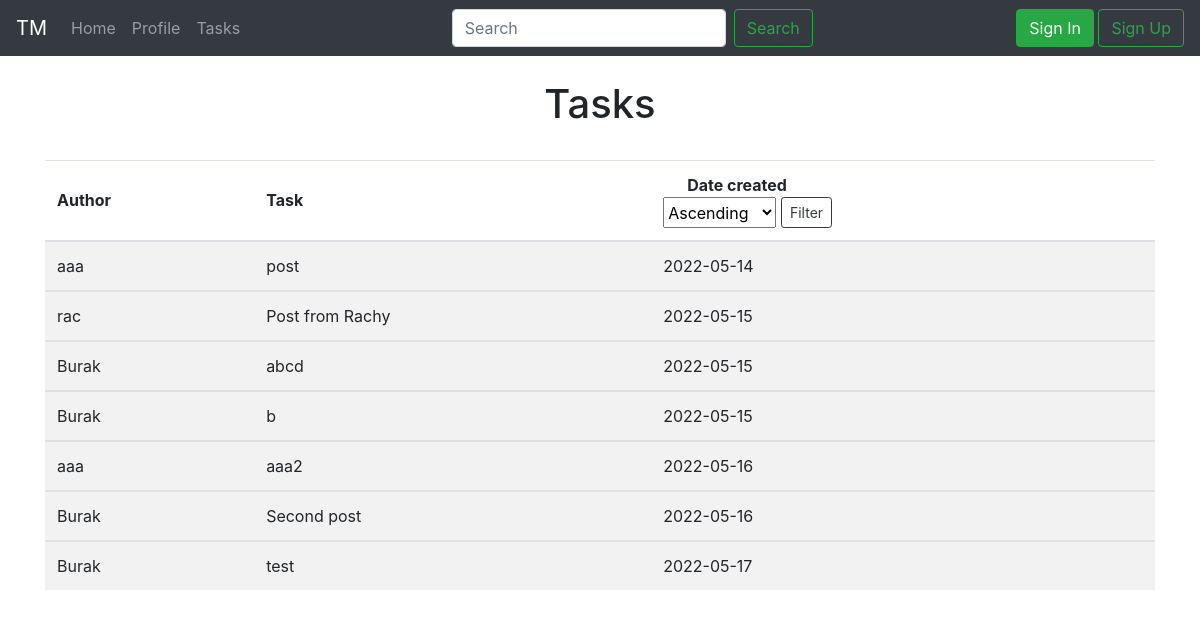
The page /ads on the database its author committed.
### app.py (models this page shows, shortened)
class Post(db.Model):
    id = db.Column(db.Integer, primary_key=True)
    content = db.Column(db.String(400), nullable=False)
    date_created = db.Column(db.DateTime, default=datetime.utcnow)
    user_id = db.Column(db.Integer, db.ForeignKey('user.id'))

class User(db.Model, UserMixin):
    __tablename__ = 'user'
    id = db.Column(db.Integer, primary_key=True)
    email = db.Column(db.String(50), nullable=False, unique=True)
    first_name = db.Column(db.String(50), nullable=False)
    last_name = db.Column(db.String(50), nullable=False)
    password = db.Column(db.String(80), nullable=False)
    age = db.Column(db.Integer, nullable=False)
    gender = db.Column(db.String(30), nullable=False)
    location = db.Column(db.String(50), nullable=False)
    posts = db.relationship('Post', backref='user')

### app.py (the view)
@app.route('/ads', methods=['GET'])
def ads():
    buttonValue = ""
    if request.args.get('filter'):
        if request.args.get('filter') == 'Asc':
            buttonValue = "Ascending"
            posts = Post.query.order_by(Post.date_created.asc()).all()
            return render_template(
                'ads.html',
                posts=posts,
                buttonValue=buttonValue)
        elif request.args.get('filter') == 'Desc':
            buttonValue = "Descending"
            posts = Post.query.order_by(Post.date_created.desc()).all()
            return render_template(
                'ads.html',
                posts=posts,
                buttonValue=buttonValue)
    else:
        posts = Post.query.order_by(Post.date_created).all()
        return render_template(
            'ads.html',
            posts=posts,
            buttonValue=buttonValue)

### templates/ads.html (shortened to what this page needs)
{% extends 'base.html' %}
{% block body %}
    {% if current_user.is_authenticated %}
    <br>
        <h1 align="center">Tasks</h1>
    <br>
        {% if posts|length < 1 %}
            <div class="container">
                <h5 style="margin-top: 5%;" align="center">There are no tasks yet. <a href="{{url_for('profile')}}">Create now</a></h5>
            </div>
        {% else %}
            <div class="container">
                <table class="table table-striped">
                    <thead>
                        <tr>
                            <th style="padding-bottom: 2.5%;" scope="col">Author</th>
                            <th style="padding-bottom: 2.5%;" scope="col">Task</th>
                            <th scope="col">
                                <span style="margin-left: 5%;">Date created</span>
                                <form action="/ads" class="form-inline">
                                    <select style="height: 31px; margin-right: 1%;" name="filter" id="filter">
                                        {% if buttonValue ==  "Ascending" %}
                                            <option value="Asc">{{buttonValue}}</option>
                                            <option value="Desc">Descending</option>
                                        {% elif buttonValue ==  "Descending" %}
                                            <option value="Desc">{{buttonValue}}</option>
                                            <option value="Asc">Ascending</option>
                                        {% else %}
                                            <option value="Asc">Ascending</option>
                                            <option value="Desc">Descending</option>
                                        {% endif %}
                                    </select>
                                    <input
                                        class="btn btn-sm btn-outline-dark"
                                        type="submit"
                                        value="Filter">
                                </form>
                            </th>
                        </tr>
                    </thead>
                    {% for post in posts %}
                        <tbody>
                            <tr>
                                <td scope="row">{{ post.user.first_name }}</td>
                                <td scope="row">{{ post.content }}</td>
                                <td scope="row">{{ post.date_created.date() }}</td>
                            </tr>
                        </tbody>
                    {% endfor %}
                </table>
                <a class="btn btn-outline-dark" href="{{url_for('profile')}}">Create a post</a>
            </div>
        {% endif %}
    {% else %}
        <br>
            <h1 align="center">Tasks</h1>
        <br>
        {% if posts|length < 1 %}
            <div class="container">
                <h5 style="margin-top: 5%;" align="center">There are no tasks yet. <a href="{{url_for('profile')}}">Create now</a></h5>
            </div>
        {% else %}
            <div class="container">
                <table class="table table-striped">
                    <thead>
                        <tr>
                            <th style="padding-bottom: 2.5%;" scope="col">Author</th>
                            <th style="padding-bottom: 2.5%;" scope="col">Task</th>
                            <th scope="col">
                                <span style="margin-left: 5%;">Date created</span>
                                <form action="/ads" class="form-inline">
                                    <select style="height: 31px; margin-right: 1%;" name="filter" id="filter">
                                        {% if buttonValue ==  "Ascending" %}
                                            <option value="Asc">{{buttonValue}}</option>
                                            <option value="Desc">Descending</option>
                                        {% elif buttonValue ==  "Descending" %}
                                            <option value="Desc">{{buttonValue}}</option>
                                            <option value="Asc">Ascending</option>
                                        {% else %}
                                            <option value="Asc">Ascending</option>
                                        {% endif %}
                                    </select>
                                    <input
                                        class="btn btn-sm btn-outline-dark"
                                        type="submit"
                                        value="Filter">
                                </form>
                            </th>
                        </tr>
                    </thead>
                    {% for post in posts %}
                        <tbody>
                            <tr>
                                <td scope="row">{{ post.user.first_name }}</td>
                                <td scope="row">{{ post.content }}</td>
                                <td scope="row">{{ post.date_created.date() }}</td>
                            </tr>
                        </tbody>
                    {% endfor %}
                </table>
            </div>
        {% endif %}
    {% endif %}
{% endblock %}

### rows shown on the page
Post: user.first_name "aaa", content "post", date_created "2022-05-14"
Post: user.first_name "rac", content "Post from Rachy", date_created "2022-05-15"
Post: user.first_name "Burak", content "abcd", date_created "2022-05-15"
Post: user.first_name "Burak", content "b", date_created "2022-05-15"
Post: user.first_name "aaa", content "aaa2", date_created "2022-05-16"
Post: user.first_name "Burak", content "Second post", date_created "2022-05-16"
Post: user.first_name "Burak", content "test", date_created "2022-05-17"
